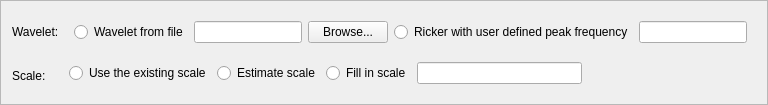
            <widget class="QFrame" name="waveletFrame">
             <property name="sizePolicy">
              <sizepolicy hsizetype="Preferred" vsizetype="Preferred">
               <horstretch>0</horstretch>
               <verstretch>0</verstretch>
              </sizepolicy>
             </property>
             <property name="maximumSize">
              <size>
               <width>16777215</width>
               <height>16777215</height>
              </size>
             </property>
             <property name="frameShape">
              <enum>QFrame::StyledPanel</enum>
             </property>
             <property name="frameShadow">
              <enum>QFrame::Raised</enum>
             </property>
             <layout class="QGridLayout" name="gridLayout_30">
              <item row="0" column="0">
               <layout class="QGridLayout" name="gridLayout_26">
                <item row="0" column="1">
                 <widget class="QWidget" name="waveletWidget" native="true">
                  <property name="sizePolicy">
                   <sizepolicy hsizetype="Expanding" vsizetype="Expanding">
                    <horstretch>0</horstretch>
                    <verstretch>0</verstretch>
                   </sizepolicy>
                  </property>
                  <layout class="QGridLayout" name="gridLayout_23">
                   <item row="0" column="0">
                    <layout class="QGridLayout" name="gridLayout_21">
                     <item row="0" column="0">
                      <widget class="QRadioButton" name="waveletFileRadioButton">
                       <property name="text">
                        <string>Wavelet from file</string>
                       </property>
                      </widget>
                     </item>
                     <item row="0" column="1">
                      <widget class="QLineEdit" name="waveletFileLineEdit">
                       <property name="toolTip">
                        <string>File name for given wavelet. If not given wavelet will be estimated.</string>
                       </property>
                      </widget>
                     </item>
                     <item row="0" column="2">
                      <widget class="QPushButton" name="waveletBrowsePushButton">
                       <property name="toolTip">
                        <string>File name for given wavelet. If not given wavelet will be estimated.</string>
                       </property>
                       <property name="text">
                        <string>Browse...</string>
                       </property>
                      </widget>
                     </item>
                     <item row="0" column="3">
                      <widget class="QRadioButton" name="rickerRadioButton">
                       <property name="text">
                        <string>Ricker with user defined peak frequency</string>
                       </property>
                      </widget>
                     </item>
                     <item row="0" column="4">
                      <widget class="QLineEdit" name="rickerLineEdit">
                       <property name="sizePolicy">
                        <sizepolicy hsizetype="Expanding" vsizetype="Fixed">
                         <horstretch>0</horstretch>
                         <verstretch>0</verstretch>
                        </sizepolicy>
                       </property>
                      </widget>
                     </item>
                    </layout>
                   </item>
                  </layout>
                 </widget>
                </item>
                <item row="1" column="1">
                 <widget class="QWidget" name="scaleWidget" native="true">
                  <property name="sizePolicy">
                   <sizepolicy hsizetype="Expanding" vsizetype="Expanding">
                    <horstretch>0</horstretch>
                    <verstretch>0</verstretch>
                   </sizepolicy>
                  </property>
                  <layout class="QGridLayout" name="gridLayout_22">
                   <property name="leftMargin">
                    <number>4</number>
                   </property>
                   <property name="topMargin">
                    <number>4</number>
                   </property>
                   <item row="0" column="1">
                    <layout class="QGridLayout" name="gridLayout_24">
                     <property name="margin">
                      <number>0</number>
                     </property>
                     <item row="0" column="0">
                      <widget class="QRadioButton" name="fileScaleRadioButton">
                       <property name="toolTip">
                        <string>Use the wavelet scale from the wavelet file above, or no scale in the Ricker wavelet case.</string>
                       </property>
                       <property name="text">
                        <string>Use the existing scale</string>
                       </property>
                      </widget>
                     </item>
                     <item row="0" column="1">
                      <widget class="QRadioButton" name="estimateScaleRadioButton">
                       <property name="toolTip">
                        <string>&lt;qt&gt;Estimate the wavelet scale.</string>
                       </property>
                       <property name="text">
                        <string>Estimate scale</string>
                       </property>
                      </widget>
                     </item>
                     <item row="0" column="2">
                      <widget class="QRadioButton" name="manualScaleRadioButton">
                       <property name="toolTip">
                        <string>Multiplier for the wavelet file</string>
                       </property>
                       <property name="text">
                        <string>Fill in scale</string>
                       </property>
                      </widget>
                     </item>
                     <item row="0" column="3">
                      <widget class="QLineEdit" name="scaleLineEdit">
                       <property name="toolTip">
                        <string>Multiplier for the wavelet file</string>
                       </property>
                      </widget>
                     </item>
                     <item row="0" column="4">
                      <spacer name="horizontalSpacer_17">
                       <property name="orientation">
                        <enum>Qt::Horizontal</enum>
                       </property>
                       <property name="sizeHint" stdset="0">
                        <size>
                         <width>40</width>
                         <height>20</height>
                        </size>
                       </property>
                      </spacer>
                     </item>
                    </layout>
                   </item>
                  </layout>
                 </widget>
                </item>
                <item row="0" column="0">
                 <widget class="QLabel" name="waveletLabel">
                  <property name="text">
                   <string>Wavelet:</string>
                  </property>
                 </widget>
                </item>
                <item row="1" column="0">
                 <widget class="QLabel" name="scaleLabel">
                  <property name="text">
                   <string>Scale:</string>
                  </property>
                 </widget>
                </item>
               </layout>
              </item>
             </layout>
            </widget>
